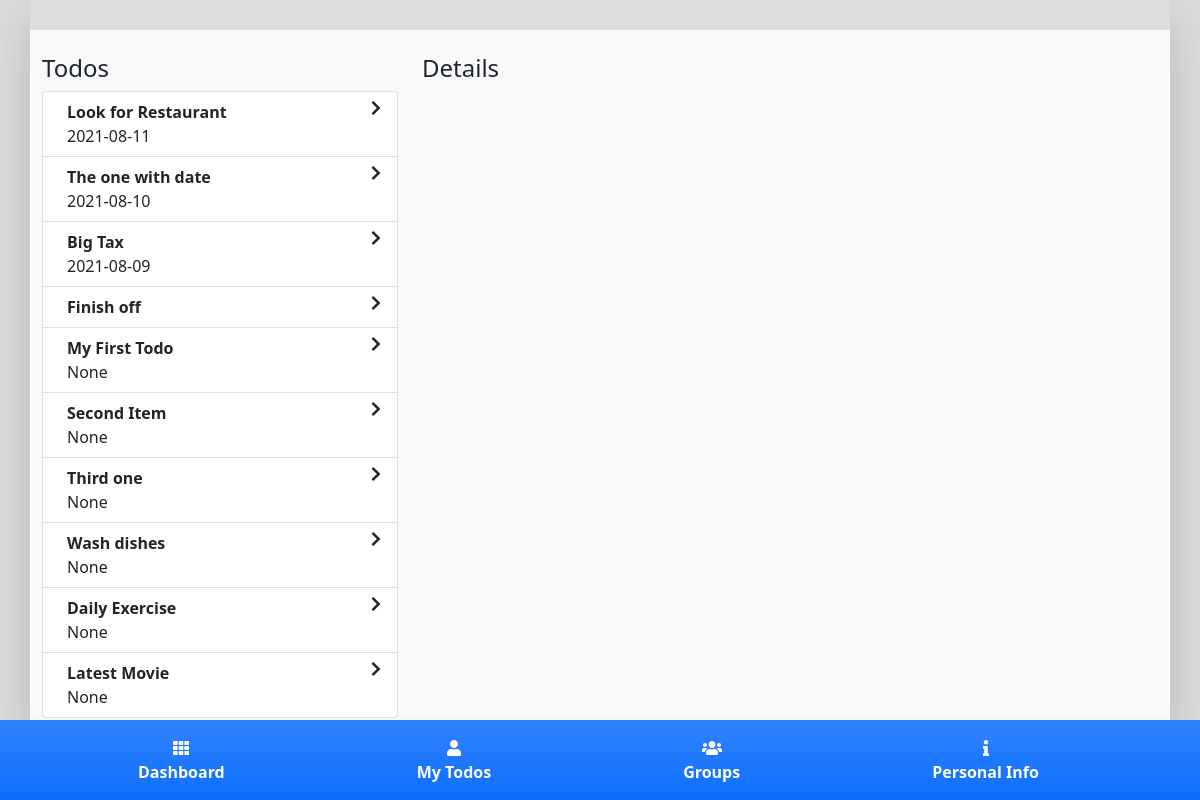
Page /todos (signed in) on the committed database.
### tables this page shows
CREATE TABLE todos (
todo_id INTEGER PRIMARY KEY,
todo_title INTEGER NOT NULL,
todo_description TExt NOT NULL,
group_id INTEGER NOT NULL,
user_id INTEGER NOT NULL,
created_date INTEGER NOT NULL
, status TEXT, duedate TEXT);

### app.py (the view)
@app.route('/todos')
def todos():
    conn = sqlite3.connect('db/todos.db')
    tasks = conn.execute(
        "SELECT * FROM todos WHERE user_id = "+str(session['loggedin'][0])+" ORDER BY duedate DESC")
    return render_template('todos.html', tasks=tasks)

### templates/todos.html (shortened to what this page needs)
{% extends 'base.html' %}
{% block body %}
<div class="container mainContainer shadow-lg">
    <div class="row bg-light pt-4 pb-4">
        <div class="col-md-4">
            <h4 class="fw-light">Todos</h4>
            <div class="list-group list-group-numbered">
              {% for task in tasks %}
                  <a href="/view/{{task[0]}}" class="list-group-item d-flex justify-content-between align-items-start">
                    <div class="ms-2 me-auto">
                      <div class="fw-bold">{{ task[1] }}</div>
                      {{ task[7] }}
                    </div>
                    <i class="fa fa-chevron-right pt-30"></i>
                  </a>
              {% endfor %}
            </div>
        </div>
        <div class="col-md-8">
          <h4 class="fw-light">Details</h4>
        </div>
    </div>
</div>
{% endblock %}

### templates/base.html (shortened to what this page needs)
<!DOCTYPE html>
<html lang="en">
<head>
    <link rel="stylesheet" href="{{ url_for('static', filename='css/bootstrap.min.css')}}">
    <link rel="stylesheet" href="{{ url_for('static', filename='css/style.css')}}">
    <link rel="stylesheet" href="{{ url_for('static', filename='css/all.min.css')}}">
</head>
<body>
    {% block body %}{% endblock %}
    <nav class="navbar fixed-bottom navbar-light bg-primary bg-gradient">
        <div class="container">
            <ul class="nav">
                <li class="nav-item">
                    <a class="nav-link" aria-current="page" href="/">
                        <i class="fa fa-th pt-30"></i><br>
                        Dashboard
                    </a>
                </li>
                <li class="nav-item">
                    <a class="nav-link" href="/todos">
                        <i class="fa fa-user pt-30"></i><br>
                        My Todos
                    </a>
                </li>
                <li class="nav-item">
                    <a class="nav-link" href="/groups">
                        <i class="fa fa-users pt-30"></i><br>
                        Groups
                    </a>
                </li>
                <li class="nav-item">
                    <a class="nav-link" href="#">
                        <i class="fa fa-info pt-30"></i><br>
                        Personal Info
                    </a>
                </li>
              </ul>
        </div>
      </nav>
</body>
</html>

### static/css/style.css (style rules this page uses)
body { background-color: #ddd; }
.mainContainer { padding-top: 30px; }
.nav-item { padding-left: 80px; padding-right: 80px; text-align: center; cursor: pointer; }
.nav-item a { color: #fff; font-weight: 800; }

### rows in the picture
todos: todo_title "Look for Restaurant", duedate "2021-08-11"
todos: todo_title "The one with date", duedate "2021-08-10"
todos: todo_title "Big Tax", duedate "2021-08-09"
todos: todo_title "Finish off"
todos: todo_title "My First Todo", task "None"
todos: todo_title "Second Item", task "None"
todos: todo_title "Third one", task "None"
todos: todo_title "Wash dishes", task "None"
todos: todo_title "Daily Exercise", task "None"
todos: todo_title "Latest Movie", task "None"
